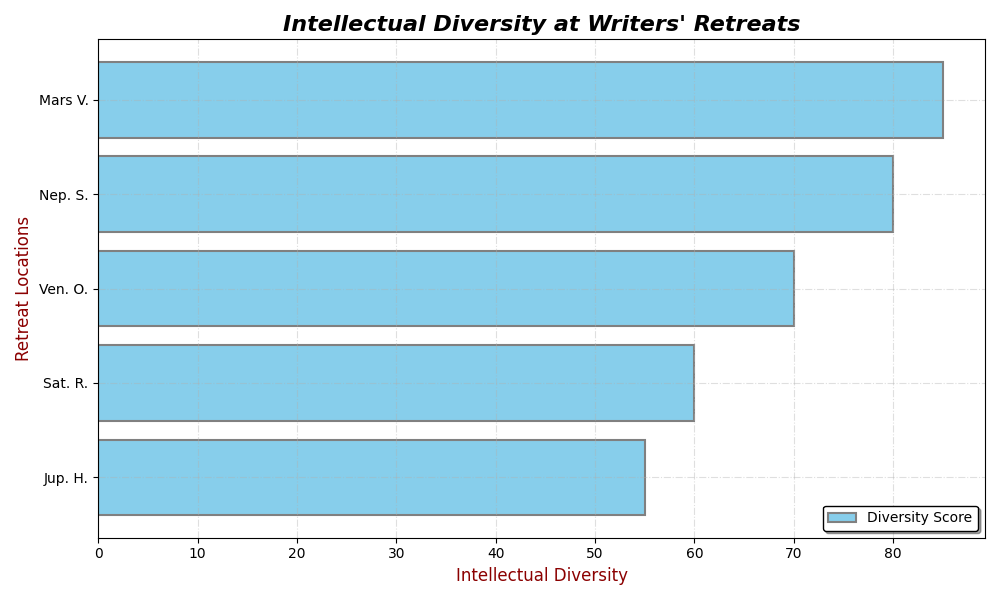

This chart was generated by the following Python code:
import matplotlib.pyplot as plt
import numpy as np

retreats = ['Mars V.', 'Jup. H.', 'Ven. O.', 'Sat. R.', 'Nep. S.']
intellectual_diversity = np.array([85, 55, 70, 60, 80])  # Manually altered to preserve dimensional structure

sorted_indices = np.argsort(intellectual_diversity)
retreats_sorted = [retreats[i] for i in sorted_indices]
intellectual_diversity_sorted = intellectual_diversity[sorted_indices]

plt.figure(figsize=(10, 6))
plt.barh(retreats_sorted, intellectual_diversity_sorted, color='skyblue', edgecolor='gray', linestyle='-', linewidth=1.5)

plt.title("Intellectual Diversity at Writers' Retreats", fontsize=16, fontweight='bold', style='italic')
plt.xlabel('Intellectual Diversity', fontsize=12, color='darkred')
plt.ylabel('Retreat Locations', fontsize=12, color='darkred')

plt.grid(True, linestyle='-.', linewidth=0.8, alpha=0.4)

plt.legend(['Diversity Score'], loc='lower right', fontsize=10, frameon=True, shadow=True, edgecolor='black')

plt.tight_layout()

plt.show()
